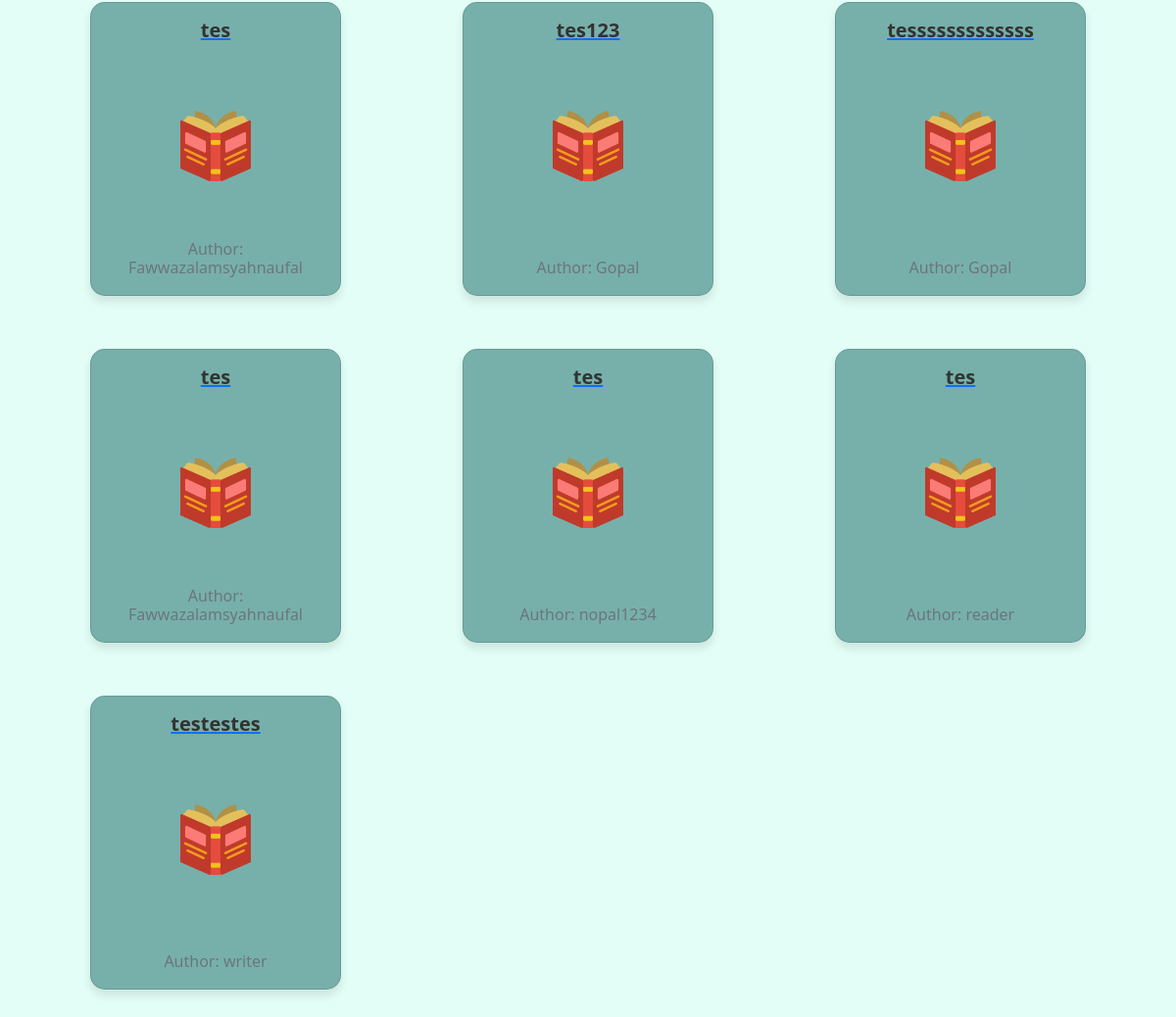
Before: /writer (signed in, lower part) with the older database file.
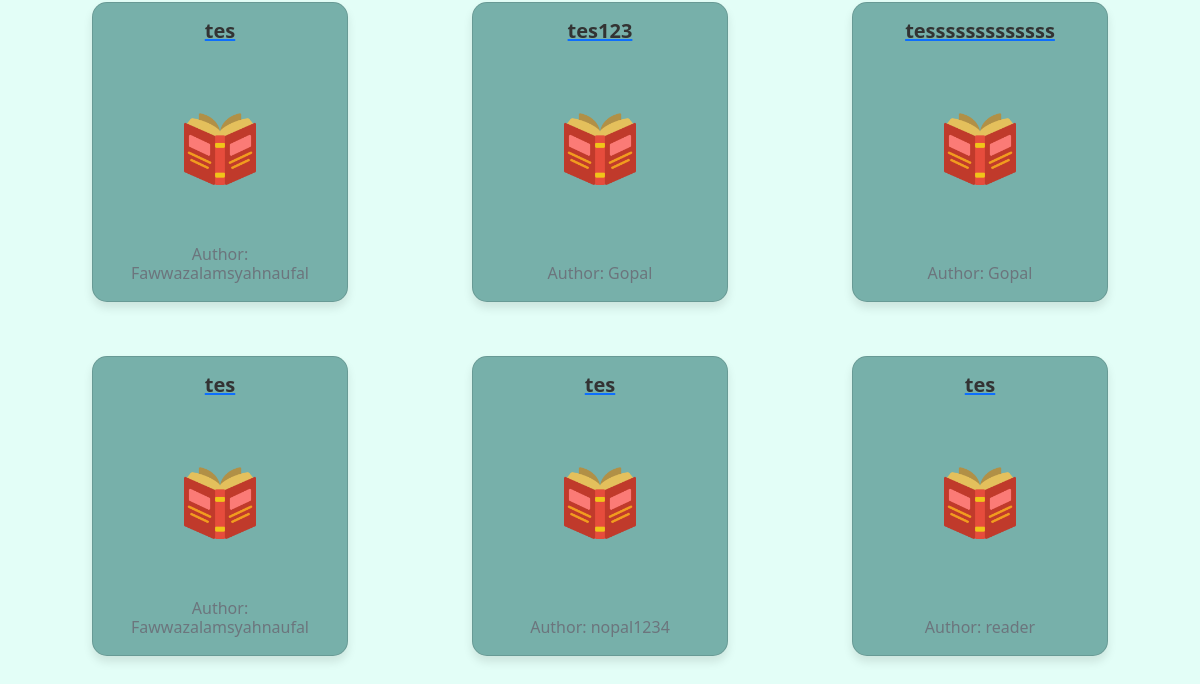
After: the same page with the newer database file.
### tables this page shows
CREATE TABLE `stories` (
  `id` int(11) NOT NULL,
  `title` varchar(100) NOT NULL,
  `author` varchar(100) NOT NULL,
  `description` text NOT NULL,
  `user_id` int(11) DEFAULT NULL,
  `image_path` varchar(255) DEFAULT NULL,
  `Fandom` varchar(255) DEFAULT NULL,
  `Language` varchar(50) DEFAULT NULL,
  `Status` varchar(50) DEFAULT NULL,
  `Series` varchar(255) DEFAULT NULL,
  `Characters` text DEFAULT NULL,
  `Relationship` varchar(255) DEFAULT NULL,
  `Addtags` text DEFAULT NULL
);

### config/config.php (called while the page is built, shortened)
<?php
function connectDatabase(){
    $servername = "localhost";
    $username = "root";
    $password = "";
    $database = "alternate_arc";
    $conn = new mysqli($servername, $username, $password, $database);
    return $conn;
}
function fetchStories(){
    $conn = connectDatabase();
    $sql = "SELECT Addtags, id, title, author, description FROM stories";
    $result = $conn->query($sql);
    $stories = [];
    if ($result->num_rows > 0) {
        while ($row = $result->fetch_assoc()) {
            $stories[] = $row;
        }
    }
    return $stories;
}
?>

### writer/index.php (the view, shortened to what this page needs)
<?php
include '../config/config.php';
$stories = fetchStories();
?>
<!DOCTYPE html>
<html lang="en">
<head>
    <link href="https://cdn.jsdelivr.net/npm/bootstrap@5.0.2/dist/css/bootstrap.min.css" rel="stylesheet">
    <link rel="stylesheet" href="../style/home.css">
</head>
<body style="background-color:#E3FEF7;">
    <div class="container mt-5 pt-3">
        <div class="row row-cols-1 row-cols-md-2 row-cols-lg-3 g-4">
            <?php
                foreach ($stories as $story) {
                    echo '<div class="col" style="margin-bottom:30px;">';
                    echo '<a href="../read/story.writer.php?id=' . $story["id"] . '" class="card-link">';
                    echo '<div class="story card">';
                    echo '<div class="card-body" >';
                    echo '<h5 class="card-title">' . $story["title"] . '</h5>';
                    echo '<img src="../image/book_3145755.png" style="display: block; margin: auto;width:72px;height:72px;margin-top:70px;">';
                    echo '<h6 class="card-subtitle mb-2 text-muted" style="text-align:center;position: absolute; bottom: 10px; left: 10px; right: 10px;">Author: ' . $story["author"] . '</h6>';
                    echo '</div>';
                    echo '</div>';
                    echo '</a>';
                    echo '</div>';
                }
            ?>
        </div>
    </div>
</body>
</html>

### style/home.css (style rules this page uses)
body { padding-top: 56px; transition: opacity 0.5s ease-in-out; cursor: url('./image/pointer.png'); }
.story.card { background-color: #77b0aa; border-radius: 15px; box-shadow: 0 6px 10px rgba(0, 0, 0, 0.1); transition: transform 0.3s ease; margin-left: 50px; margin-right: 50px; padding-bottom:100px; }
.story.card .card-title { color: #333; font-weight: bold; text-align: center; }
.story.card .card-subtitle { color: #666; }
.pt-3 { padding-top: 1rem; }
.mt-5 { margin-top: 3rem; }

Changed rows visible on the page:
removed stories: title "testestes", author "writer"
